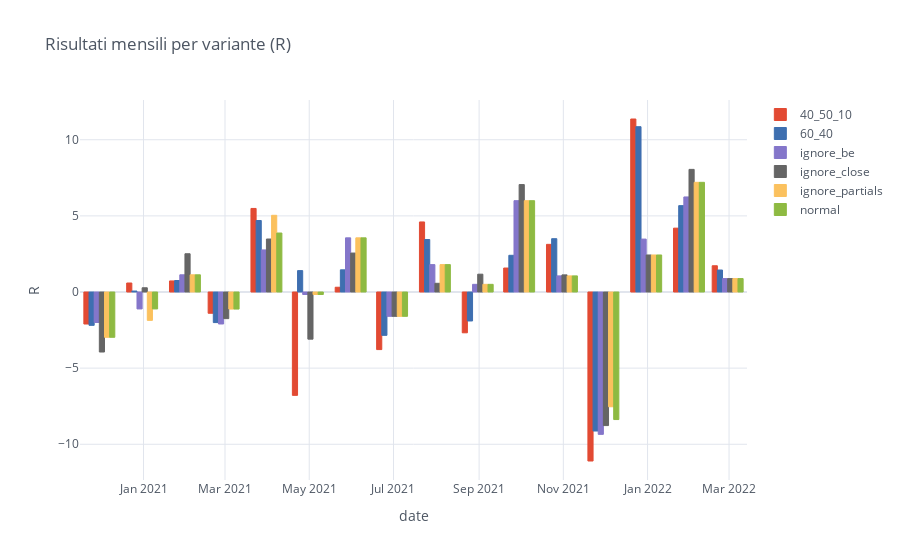

This figure's notebook cell:
### Code cell
get_attr_multi(multi, 'result').groupby(pd.Grouper(freq='M')).sum().iplot(kind='bar', barmode='group',
    title='Risultati mensili per variante (R)', xTitle='date', yTitle='R', opacity=1)
